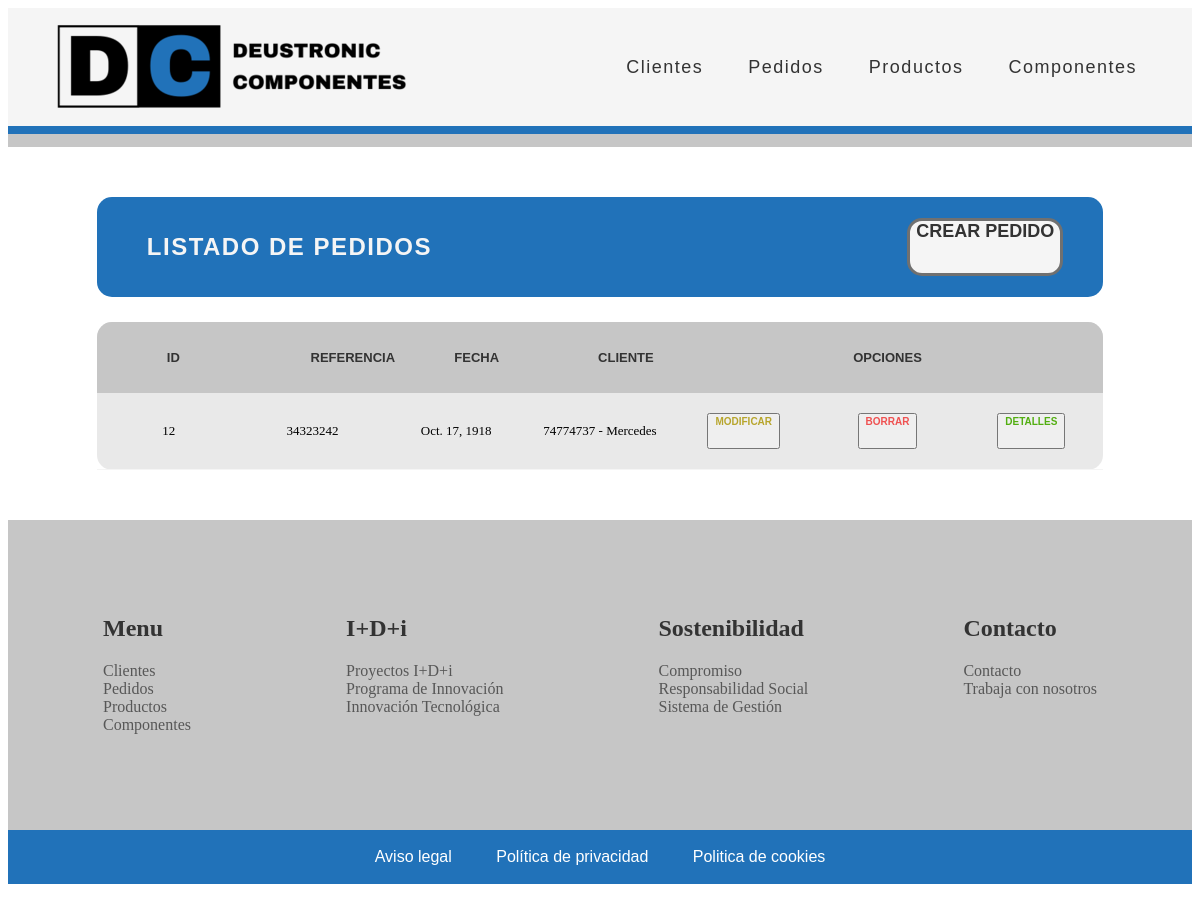
/appGestionPedidos/pedido/list, run on an earlier commit of the app's database.
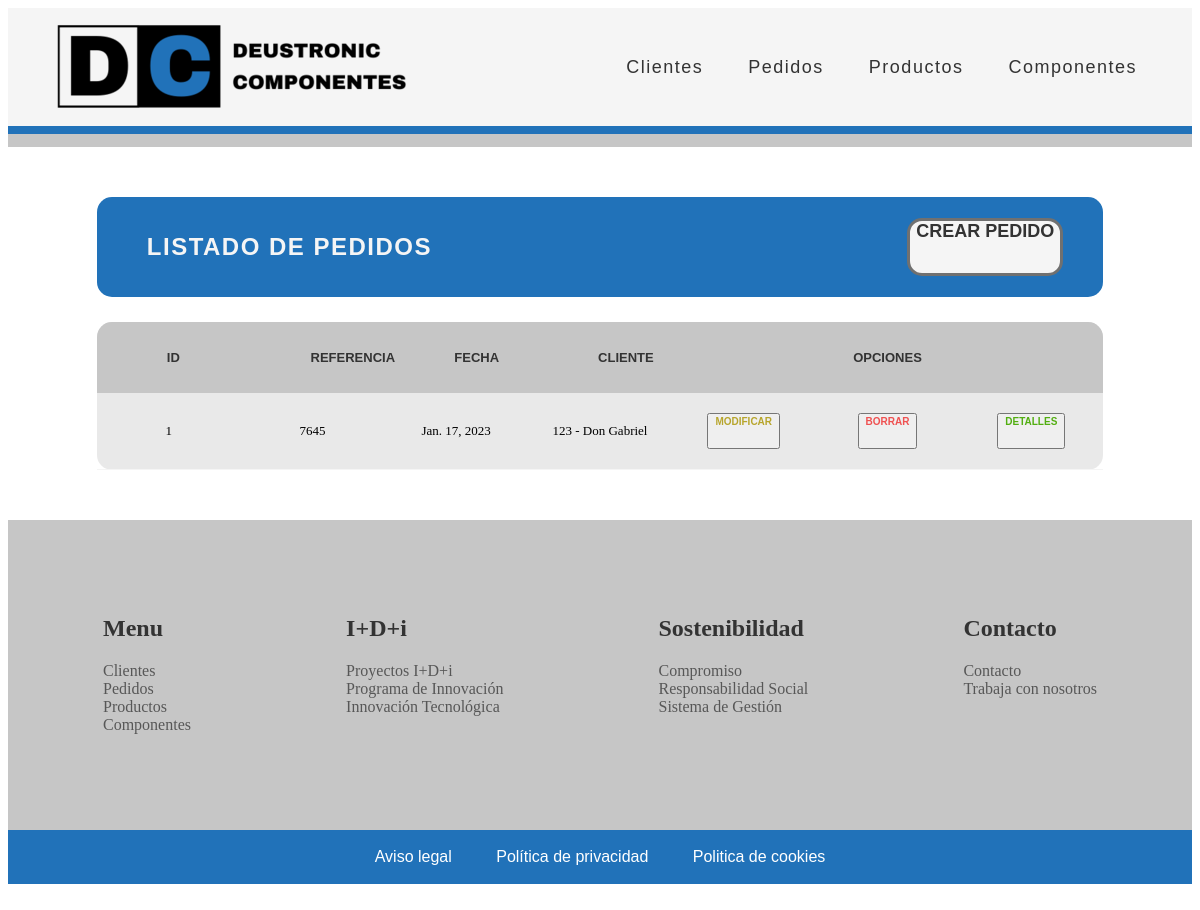
And on a later commit of the database.
### appGestionPedidos/models.py (models this page shows, shortened)
class Pedido(models.Model):
    referencia = models.IntegerField(unique=True)
    producto = models.ManyToManyField(Producto, through="ProductoPedido")
    fecha = models.DateField()
    cliente = models.ForeignKey(Cliente, on_delete=models.CASCADE)
    precioTotal = models.FloatField(blank=True, null=True)

class Cliente(models.Model):
    CIF = models.CharField(max_length=9, unique=True)
    nombreEmpresa = models.CharField(max_length=16)
    direccion = models.CharField(max_length=60)
    datosContacto = models.CharField(max_length=60)
    def __str__(self):
       return f"{self.CIF} - {self.nombreEmpresa}"

### appGestionPedidos/views.py (the view)
# urls.py: path('pedido/list', views.PedidoListView.as_view(), name='pedido'),
class PedidoListView(ListView):
    model = Pedido

### appGestionPedidos/templates/appGestionPedidos/pedido_list.html (shortened to what this page needs)
{% extends "base.html" %}
{% load static %}
{% block contenido %}
<div class="main_container">
    <div class="main_title_container">
        <div class="main_title">
            <h2>LISTADO DE PEDIDOS</h2>
        </div>
        <a href="/appGestionPedidos/pedido/create" alt="crear_pedido">CREAR PEDIDO</a>
    </div>
    <div class="main_table_container">
        {% if pedido_list %}
        <table class="main_table">
            <thead>
                <tr>
                    <th>ID</th>
                    <th>Referencia</th>
                    <th>Fecha</th>
                    <th>Cliente</th>
                    <th class="main_table_esp_1" colspan="3">Opciones</th>
                </tr>
            </thead>
            {% for pedido in pedido_list %}
            <tbody class="main_table_contenido">
                <tr><a href="/appGestionPedidos/pedido/create"></a>
                    <td>{{ pedido.id }}</td>
                    <td>{{ pedido.referencia }}</td>
                    <td>{{ pedido.fecha }}</td>
                    <td>{{ pedido.cliente }}</td>
                    <td class="main_table_esp_modificar">
                        <button><a href="/appGestionPedidos/modificar-pedido/{{ pedido.id }}">MODIFICAR</a></button>
                    </td>
                    <td class="main_table_esp_borrar">
                        <button><a href="/appGestionPedidos/eliminar-pedido/{{ pedido.id }}">BORRAR</a></button>
                    </td>
                    <td class="main_table_esp_detalles">
                        <button><a href="/appGestionPedidos/detallesPedido/{{ pedido.id }}">DETALLES</a></button>
                    </td>
                </tr>
            </tbody>
            {% endfor %}
        </table>
        {% else %}
        <p>No hay pedidos creados.</p>
        {% endif %}
    </div>
</div>
{% endblock %}

What changed in the data, as far as the page shows it:
removed Pedido: id "12", referencia "34323242", fecha "Oct. 17, 1918", cliente "74774737 - Mercedes"
added Pedido: id "1", referencia "7645", fecha "Jan. 17, 2023", cliente "123 - Don Gabriel"
